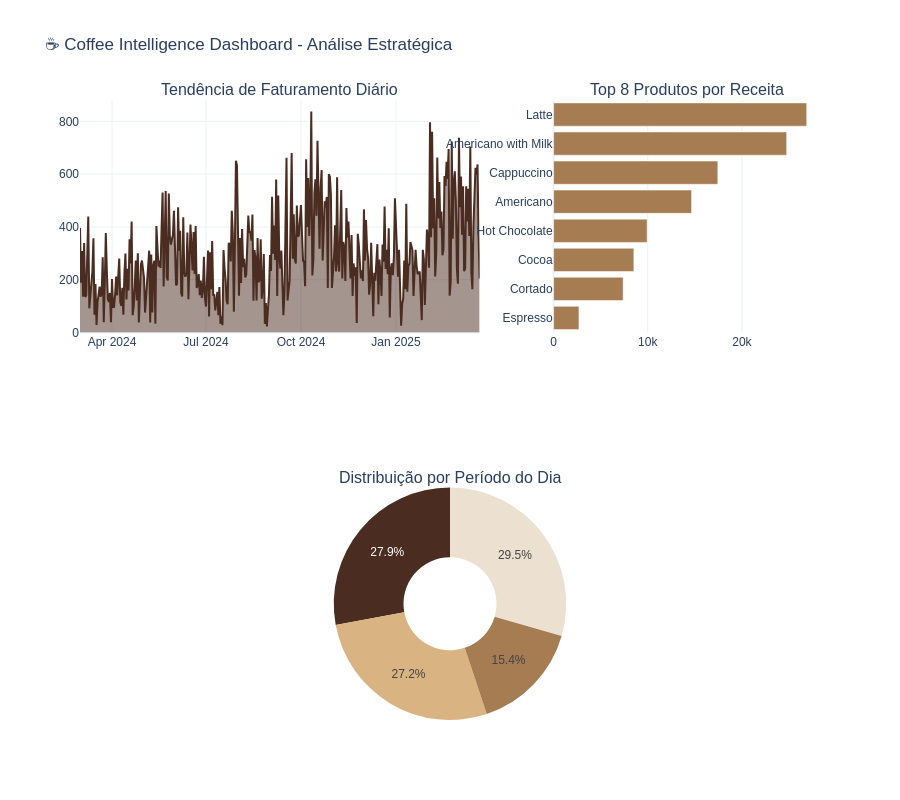

Here is the notebook cell this chart was saved with:
### Code cell
#Criando o Layout do Dashboard (Subplots)
fig = make_subplots(
    rows=2, cols=2,
    column_widths=[0.6, 0.4],
    row_heights=[0.5, 0.5],
    specs=[[{"type": "scatter"}, {"type": "bar"}],
           [{"type": "pie", "colspan": 2}, None]],
    subplot_titles=("Tendência de Faturamento Diário", "Top 8 Produtos por Receita", "Distribuição por Período do Dia")
)

# Gráfico 1: Série Temporal (Linha)
fig.add_trace(
    go.Scatter(x=daily_sales['Date'], y=daily_sales['money'], name="Receita Diária",
               line=dict(color='#4b2c20', width=2), fill='tozeroy'),
    row=1, col=1
)

# Gráfico 2: Performance de Produtos (Barras Horizontais)
fig.add_trace(
    go.Bar(x=product_performance['money'], y=product_performance['coffee_name'], 
           orientation='h', marker_color='#a67c52', name="Produtos"),
    row=1, col=2
)

# Gráfico 3: Distribuição por Período (Pizza/Donut)
fig.add_trace(
    go.Pie(labels=period_sales['detailed_period'], values=period_sales['money'], 
           hole=.4, marker=dict(colors=['#4b2c20', '#a67c52', '#d9b382', '#ece0d1'])),
    row=2, col=1
)

# 3. Estilização de Liderança (Layout Final)
fig.update_layout(
    title_text="☕ Coffee Intelligence Dashboard - Análise Estratégica",
    height=800,
    showlegend=False,
    template="plotly_white",
    font=dict(family="Arial", size=12)
)

fig.show()

### Figure 1 — Plotly figure (JSON) as saved in the notebook; plotly's stock layout.template omitted (floating-point values rounded to 4 significant figures; data arrays with more than 128 entries replaced by an {"elided": "..."} marker saying what was removed)
{"data": [{"fill": "tozeroy", "line": {"color": "#4b2c20", "width": 2}, "name": "Receita Diária", "type": "scatter", "x": {"elided": "381 str values"}, "xaxis": "x", "y": {"elided": "381 float values"}, "yaxis": "y"}, {"marker": {"color": "#a67c52"}, "name": "Produtos", "orientation": "h", "type": "bar", "x": [2690.0, 7385.0, 8521.0, 9933.0, 14650.0, 17440.0, 24750.0, 26880.0], "xaxis": "x2", "y": ["Espresso", "Cortado", "Cocoa", "Hot Chocolate", "Americano", "Cappuccino", "Americano with Milk", "Latte"], "yaxis": "y2"}, {"domain": {"x": [0, 1], "y": [0, 0.375]}, "hole": 0.4, "labels": ["Afternoon Tea", "Early Morning", "Evening/Night", "Lunch Peak"], "marker": {"colors": ["#4b2c20", "#a67c52", "#d9b382", "#ece0d1"]}, "type": "pie", "values": [31340.0, 17280.0, 30530.0, 33100.0]}], "layout": {"annotations": [{"font": {"size": 16}, "showarrow": false, "text": "Tendência de Faturamento Diário", "x": 0.27, "xanchor": "center", "xref": "paper", "y": 1, "yanchor": "bottom", "yref": "paper"}, {"font": {"size": 16}, "showarrow": false, "text": "Top 8 Produtos por Receita", "x": 0.82, "xanchor": "center", "xref": "paper", "y": 1, "yanchor": "bottom", "yref": "paper"}, {"font": {"size": 16}, "showarrow": false, "text": "Distribuição por Período do Dia", "x": 0.5, "xanchor": "center", "xref": "paper", "y": 0.375, "yanchor": "bottom", "yref": "paper"}], "font": {"family": "Arial", "size": 12}, "height": 800, "showlegend": false, "title": {"text": "☕ Coffee Intelligence Dashboard - Análise Estratégica"}, "xaxis": {"anchor": "y", "domain": [0, 0.54]}, "xaxis2": {"anchor": "y2", "domain": [0.64, 1]}, "yaxis": {"anchor": "x", "domain": [0.625, 1]}, "yaxis2": {"anchor": "x2", "domain": [0.625, 1]}}}
